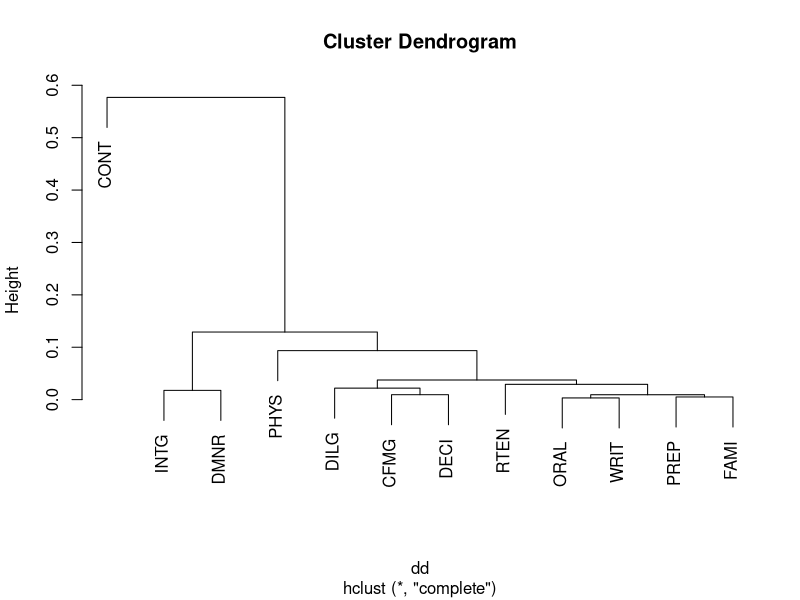

This chart was generated by the following R code: (Note: this script raises an error after producing the figure.)
# Studying the dist function and object - from the dist package

require(graphics)

x <- matrix(rnorm(100), nrow = 5)
dist(x)
dist(x, diag = TRUE)
dist(x, upper = TRUE)
m <- as.matrix(dist(x))
d <- as.dist(m)
stopifnot(d == dist(x))

## Use correlations between variables "as distance"
dd <- as.dist((1 - cor(USJudgeRatings))/2)
round(1000 * dd) # (prints more nicely)
plot(hclust(dd)) # to see a dendrogram of clustered variables

## example of binary and canberra distances.
x <- c(0, 0, 1, 1, 1, 1)
y <- c(1, 0, 1, 1, 0, 1)
dist(rbind(x, y), method = "binary")
## answer 0.4 = 2/5
dist(rbind(x, y), method = "canberra")
## answer 2 * (6/5)

## Examples involving "Inf" :
## 1)
x[6] <- Inf
(m2 <- rbind(x, y))
dist(m2, method = "binary")   # warning, answer 0.5 = 2/4
## These all give "Inf":
stopifnot(Inf == dist(m2, method =  "euclidean"),
          Inf == dist(m2, method =  "maximum"),
          Inf == dist(m2, method =  "manhattan"))
##  "Inf" is same as very large number:
x1 <- x; x1[6] <- 1e100
stopifnot(dist(cbind(x, y), method = "canberra") ==
            print(dist(cbind(x1, y), method = "canberra")))

x1 <- x; x1[6] <- 1e10
stopifnot(dist(cbind(x, y), method = "canberra") ==
            print(dist(cbind(x1, y), method = "canberra")))

## 2)
y[6] <- Inf #-> 6-th pair is excluded
dist(rbind(x, y), method = "binary"  )   # warning; 0.5
dist(rbind(x, y), method = "canberra"  ) # 3
dist(rbind(x, y), method = "maximum")    # 1
dist(rbind(x, y), method = "manhattan")  # 2.4
